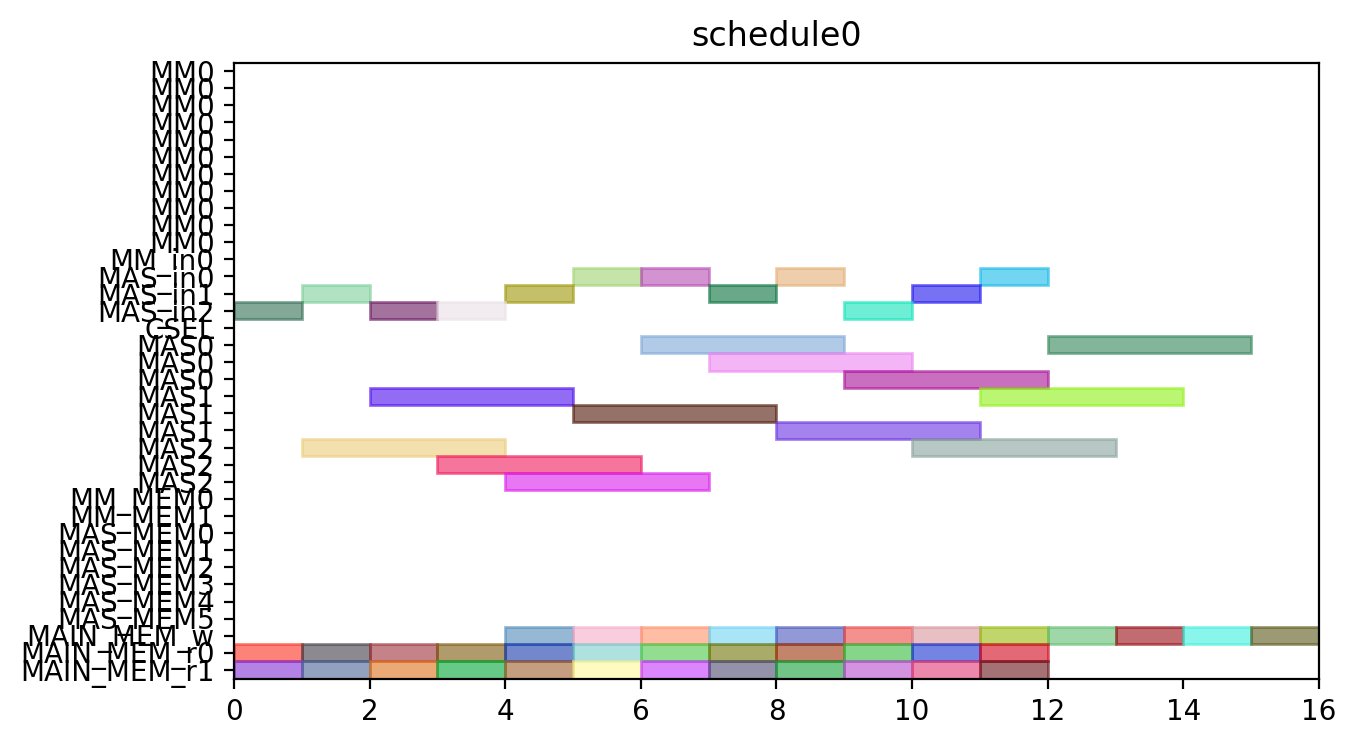

Recreate this plot in Python.
from pyschedule import Scenario, solvers, plotters, alt


def solve():
	horizon = 120
	S = Scenario("schedule0", horizon=horizon)

	# resource
	MM = S.Resources('MM', num=1, size=11)
	MM_in = S.Resources('MM_in', num=1)
	MAS_in = S.Resources('MAS_in', num=3)
	CSEL = S.Resource('CSEL')
	MAS = S.Resources('MAS', num=3, size=3, periods=range(1, horizon))
	MM_MEM = S.Resources('MM_MEM', num=2)
	MAS_MEM = S.Resources('MAS_MEM', num=6)
	MAIN_MEM_w = S.Resource('MAIN_MEM_w', size=1)
	MAIN_MEM_r = S.Resources('MAIN_MEM_r', num=2)

	# result of previous scheduling

	# new tasks
	c000 = S.Task('c000', length=3, delay_cost=1)
	c000 += alt(MAS)
	c000_in = S.Task('c000_in', length=1, delay_cost=1)
	c000_in += alt(MAS_in)
	S += c000_in*MAS_in[0]<=c000*MAS[0]

	S += c000_in*MAS_in[1]<=c000*MAS[1]

	S += c000_in*MAS_in[2]<=c000*MAS[2]

	S += 0<c000

	c000_w = S.Task('c000_w', length=1, delay_cost=1)
	c000_w += alt(MAIN_MEM_w)
	S += c000 <= c000_w

	c000_mem0 = S.Task('c000_mem0', length=1, delay_cost=1)
	c000_mem0 += MAIN_MEM_r[0]
	S += c000_mem0 <= c000

	c000_mem1 = S.Task('c000_mem1', length=1, delay_cost=1)
	c000_mem1 += MAIN_MEM_r[1]
	S += c000_mem1 <= c000

	c001 = S.Task('c001', length=3, delay_cost=1)
	c001 += alt(MAS)
	c001_in = S.Task('c001_in', length=1, delay_cost=1)
	c001_in += alt(MAS_in)
	S += c001_in*MAS_in[0]<=c001*MAS[0]

	S += c001_in*MAS_in[1]<=c001*MAS[1]

	S += c001_in*MAS_in[2]<=c001*MAS[2]

	S += 0<c001

	c001_w = S.Task('c001_w', length=1, delay_cost=1)
	c001_w += alt(MAIN_MEM_w)
	S += c001 <= c001_w

	c001_mem0 = S.Task('c001_mem0', length=1, delay_cost=1)
	c001_mem0 += MAIN_MEM_r[0]
	S += c001_mem0 <= c001

	c001_mem1 = S.Task('c001_mem1', length=1, delay_cost=1)
	c001_mem1 += MAIN_MEM_r[1]
	S += c001_mem1 <= c001

	c010 = S.Task('c010', length=3, delay_cost=1)
	c010 += alt(MAS)
	c010_in = S.Task('c010_in', length=1, delay_cost=1)
	c010_in += alt(MAS_in)
	S += c010_in*MAS_in[0]<=c010*MAS[0]

	S += c010_in*MAS_in[1]<=c010*MAS[1]

	S += c010_in*MAS_in[2]<=c010*MAS[2]

	S += 0<c010

	c010_w = S.Task('c010_w', length=1, delay_cost=1)
	c010_w += alt(MAIN_MEM_w)
	S += c010 <= c010_w

	c010_mem0 = S.Task('c010_mem0', length=1, delay_cost=1)
	c010_mem0 += MAIN_MEM_r[0]
	S += c010_mem0 <= c010

	c010_mem1 = S.Task('c010_mem1', length=1, delay_cost=1)
	c010_mem1 += MAIN_MEM_r[1]
	S += c010_mem1 <= c010

	c011 = S.Task('c011', length=3, delay_cost=1)
	c011 += alt(MAS)
	c011_in = S.Task('c011_in', length=1, delay_cost=1)
	c011_in += alt(MAS_in)
	S += c011_in*MAS_in[0]<=c011*MAS[0]

	S += c011_in*MAS_in[1]<=c011*MAS[1]

	S += c011_in*MAS_in[2]<=c011*MAS[2]

	S += 0<c011

	c011_w = S.Task('c011_w', length=1, delay_cost=1)
	c011_w += alt(MAIN_MEM_w)
	S += c011 <= c011_w

	c011_mem0 = S.Task('c011_mem0', length=1, delay_cost=1)
	c011_mem0 += MAIN_MEM_r[0]
	S += c011_mem0 <= c011

	c011_mem1 = S.Task('c011_mem1', length=1, delay_cost=1)
	c011_mem1 += MAIN_MEM_r[1]
	S += c011_mem1 <= c011

	c100 = S.Task('c100', length=3, delay_cost=1)
	c100 += alt(MAS)
	c100_in = S.Task('c100_in', length=1, delay_cost=1)
	c100_in += alt(MAS_in)
	S += c100_in*MAS_in[0]<=c100*MAS[0]

	S += c100_in*MAS_in[1]<=c100*MAS[1]

	S += c100_in*MAS_in[2]<=c100*MAS[2]

	S += 0<c100

	c100_w = S.Task('c100_w', length=1, delay_cost=1)
	c100_w += alt(MAIN_MEM_w)
	S += c100 <= c100_w

	c100_mem0 = S.Task('c100_mem0', length=1, delay_cost=1)
	c100_mem0 += MAIN_MEM_r[0]
	S += c100_mem0 <= c100

	c100_mem1 = S.Task('c100_mem1', length=1, delay_cost=1)
	c100_mem1 += MAIN_MEM_r[1]
	S += c100_mem1 <= c100

	c101 = S.Task('c101', length=3, delay_cost=1)
	c101 += alt(MAS)
	c101_in = S.Task('c101_in', length=1, delay_cost=1)
	c101_in += alt(MAS_in)
	S += c101_in*MAS_in[0]<=c101*MAS[0]

	S += c101_in*MAS_in[1]<=c101*MAS[1]

	S += c101_in*MAS_in[2]<=c101*MAS[2]

	S += 0<c101

	c101_w = S.Task('c101_w', length=1, delay_cost=1)
	c101_w += alt(MAIN_MEM_w)
	S += c101 <= c101_w

	c101_mem0 = S.Task('c101_mem0', length=1, delay_cost=1)
	c101_mem0 += MAIN_MEM_r[0]
	S += c101_mem0 <= c101

	c101_mem1 = S.Task('c101_mem1', length=1, delay_cost=1)
	c101_mem1 += MAIN_MEM_r[1]
	S += c101_mem1 <= c101

	c110 = S.Task('c110', length=3, delay_cost=1)
	c110 += alt(MAS)
	c110_in = S.Task('c110_in', length=1, delay_cost=1)
	c110_in += alt(MAS_in)
	S += c110_in*MAS_in[0]<=c110*MAS[0]

	S += c110_in*MAS_in[1]<=c110*MAS[1]

	S += c110_in*MAS_in[2]<=c110*MAS[2]

	S += 0<c110

	c110_w = S.Task('c110_w', length=1, delay_cost=1)
	c110_w += alt(MAIN_MEM_w)
	S += c110 <= c110_w

	c110_mem0 = S.Task('c110_mem0', length=1, delay_cost=1)
	c110_mem0 += MAIN_MEM_r[0]
	S += c110_mem0 <= c110

	c110_mem1 = S.Task('c110_mem1', length=1, delay_cost=1)
	c110_mem1 += MAIN_MEM_r[1]
	S += c110_mem1 <= c110

	c111 = S.Task('c111', length=3, delay_cost=1)
	c111 += alt(MAS)
	c111_in = S.Task('c111_in', length=1, delay_cost=1)
	c111_in += alt(MAS_in)
	S += c111_in*MAS_in[0]<=c111*MAS[0]

	S += c111_in*MAS_in[1]<=c111*MAS[1]

	S += c111_in*MAS_in[2]<=c111*MAS[2]

	S += 0<c111

	c111_w = S.Task('c111_w', length=1, delay_cost=1)
	c111_w += alt(MAIN_MEM_w)
	S += c111 <= c111_w

	c111_mem0 = S.Task('c111_mem0', length=1, delay_cost=1)
	c111_mem0 += MAIN_MEM_r[0]
	S += c111_mem0 <= c111

	c111_mem1 = S.Task('c111_mem1', length=1, delay_cost=1)
	c111_mem1 += MAIN_MEM_r[1]
	S += c111_mem1 <= c111

	c200 = S.Task('c200', length=3, delay_cost=1)
	c200 += alt(MAS)
	c200_in = S.Task('c200_in', length=1, delay_cost=1)
	c200_in += alt(MAS_in)
	S += c200_in*MAS_in[0]<=c200*MAS[0]

	S += c200_in*MAS_in[1]<=c200*MAS[1]

	S += c200_in*MAS_in[2]<=c200*MAS[2]

	S += 0<c200

	c200_w = S.Task('c200_w', length=1, delay_cost=1)
	c200_w += alt(MAIN_MEM_w)
	S += c200 <= c200_w

	c200_mem0 = S.Task('c200_mem0', length=1, delay_cost=1)
	c200_mem0 += MAIN_MEM_r[0]
	S += c200_mem0 <= c200

	c200_mem1 = S.Task('c200_mem1', length=1, delay_cost=1)
	c200_mem1 += MAIN_MEM_r[1]
	S += c200_mem1 <= c200

	c201 = S.Task('c201', length=3, delay_cost=1)
	c201 += alt(MAS)
	c201_in = S.Task('c201_in', length=1, delay_cost=1)
	c201_in += alt(MAS_in)
	S += c201_in*MAS_in[0]<=c201*MAS[0]

	S += c201_in*MAS_in[1]<=c201*MAS[1]

	S += c201_in*MAS_in[2]<=c201*MAS[2]

	S += 0<c201

	c201_w = S.Task('c201_w', length=1, delay_cost=1)
	c201_w += alt(MAIN_MEM_w)
	S += c201 <= c201_w

	c201_mem0 = S.Task('c201_mem0', length=1, delay_cost=1)
	c201_mem0 += MAIN_MEM_r[0]
	S += c201_mem0 <= c201

	c201_mem1 = S.Task('c201_mem1', length=1, delay_cost=1)
	c201_mem1 += MAIN_MEM_r[1]
	S += c201_mem1 <= c201

	c210 = S.Task('c210', length=3, delay_cost=1)
	c210 += alt(MAS)
	c210_in = S.Task('c210_in', length=1, delay_cost=1)
	c210_in += alt(MAS_in)
	S += c210_in*MAS_in[0]<=c210*MAS[0]

	S += c210_in*MAS_in[1]<=c210*MAS[1]

	S += c210_in*MAS_in[2]<=c210*MAS[2]

	S += 0<c210

	c210_w = S.Task('c210_w', length=1, delay_cost=1)
	c210_w += alt(MAIN_MEM_w)
	S += c210 <= c210_w

	c210_mem0 = S.Task('c210_mem0', length=1, delay_cost=1)
	c210_mem0 += MAIN_MEM_r[0]
	S += c210_mem0 <= c210

	c210_mem1 = S.Task('c210_mem1', length=1, delay_cost=1)
	c210_mem1 += MAIN_MEM_r[1]
	S += c210_mem1 <= c210

	c211 = S.Task('c211', length=3, delay_cost=1)
	c211 += alt(MAS)
	c211_in = S.Task('c211_in', length=1, delay_cost=1)
	c211_in += alt(MAS_in)
	S += c211_in*MAS_in[0]<=c211*MAS[0]

	S += c211_in*MAS_in[1]<=c211*MAS[1]

	S += c211_in*MAS_in[2]<=c211*MAS[2]

	S += 0<c211

	c211_w = S.Task('c211_w', length=1, delay_cost=1)
	c211_w += alt(MAIN_MEM_w)
	S += c211 <= c211_w

	c211_mem0 = S.Task('c211_mem0', length=1, delay_cost=1)
	c211_mem0 += MAIN_MEM_r[0]
	S += c211_mem0 <= c211

	c211_mem1 = S.Task('c211_mem1', length=1, delay_cost=1)
	c211_mem1 += MAIN_MEM_r[1]
	S += c211_mem1 <= c211

	solvers.mip.solve(S,msg=1,kind='CPLEX',ratio_gap=1.01)

	solution = [['hoge']*len(S.solution()[1]) for i in range(len(S.solution()))]
	for i in range(len(S.solution())):
		for j in range(len(S.solution()[i])):
			solution[i][j]=str(S.solution()[i][j])
	print(solution)

	cycles = int(solution[-1][3])

	pic_file_name = "/mnt/rose/usr1/fukuda/ABE/multiRAM_multiMAS_16mux/scheduling_result/stage11MM1_stage3MAS3/CONJ/schedule0.png"
	if(S.solution() != []):
		plotters.matplotlib.plot(S,img_filename=pic_file_name, show_task_labels=False, fig_size=(cycles*0.25+3, 4))

	return solution
